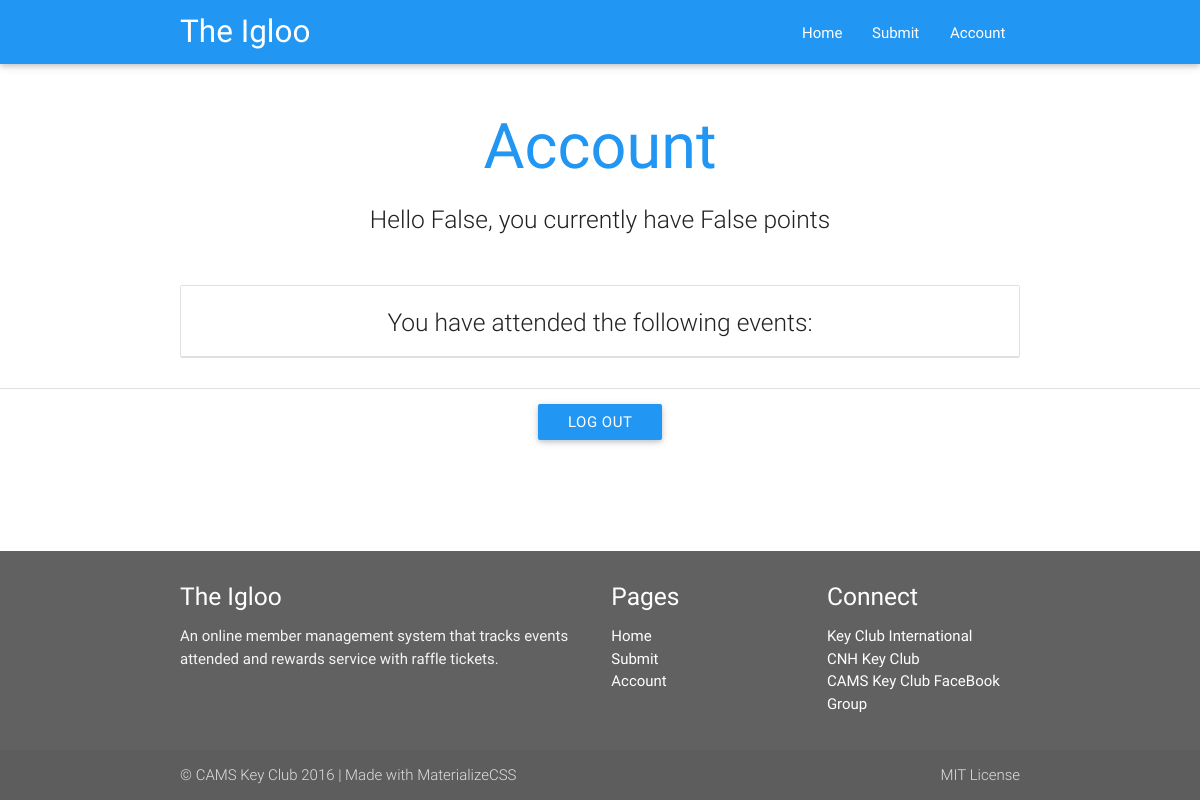
Before: /account/ (signed in) with the older database file.
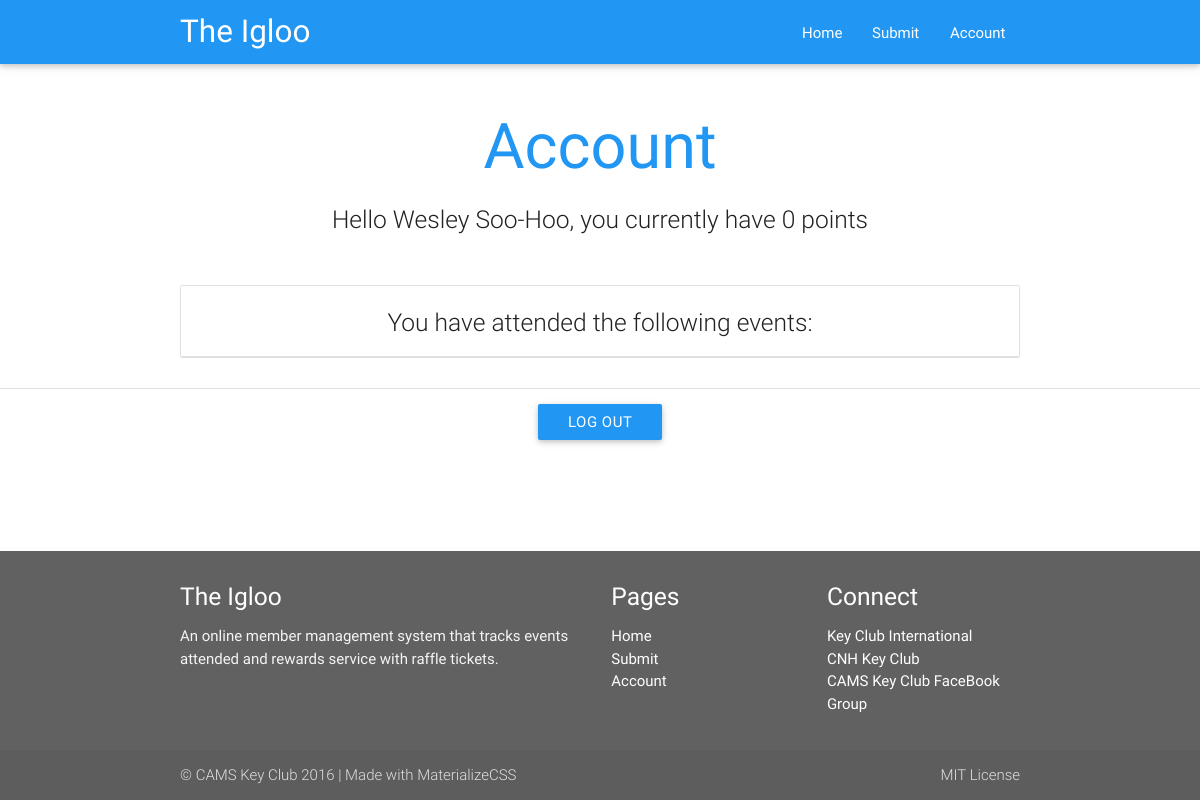
After: the same page with the newer database file.
### api/models.py (models this page shows)
class user(models.Model):
	id = models.AutoField(primary_key=True)
	username = models.CharField(max_length=50, unique=True)
	password = models.TextField()
	name = models.CharField(max_length=50, unique=True)
	email = models.EmailField()
	points = models.IntegerField()

### igloo/views.py (the view)
# urls.py: url(r'^account/$', views.account),
def account(request):
	return render(request, 'account.html', {'points': get_points(request), 'name': get_name(request), 'events': get_events(request)})

### api/stats.py (called while the page is built)
def get_points(request):
	try:
		return user.objects.get(id=request.session['userid']).points
	except:
		return False

def get_name(request):
	try:
		return user.objects.get(id=request.session['userid']).name
	except:
		return False

def get_events(request):
    attendances = []
    for i in attendance.objects.all():
        if i.user == request.session['userid']:
            attendances.append(i)
    events = []
    for i in attendances:
        events.append(event.objects.get(id=i.event))
    return events

### igloo/templates/account.html (shortened to what this page needs)
{% extends "base.html" %}
{% load staticfiles %}
{% block main %}
    <main>
    	<div class="no-pad-bot section" id="index-banner">
    		<div class="container">
    			<h1 class="header center blue-text">Account</h1>
    			<div class="row center">
    				<h5 class="light">Hello {{ name }}, you currently have {{ points }} points</h5>
    			</div>
    		</div>
    	</div>
      <div class="container">
    		<div class="section center">
          <ul class="collection with-header">
            <li class="collection-header"><h5 class="light">You have attended the following events:</h5><li>
          </ul>
    		</div>
    	</div>
      <div class="divider"></div>
    	<div class="container">
    		<div class="section center">
      			<a id="logout" class="btn waves-effect waves-light blue">Log Out</a>
    		</div>
    	</div>
    </main>
{% endblock %}

### igloo/templates/base.html (shortened to what this page needs)
<!DOCTYPE html>
<html lang="en">
	{% load staticfiles %}
	<head>
		<link type="text/css" rel="stylesheet" href="{% static 'css/materialize.css' %}" />
		<link type="text/css" rel="stylesheet" href="{% static 'css/style.css' %}" />
		<link rel="stylesheet" href="{% static 'css/mdi.css' %}" />
	</head>
	<body>
		<header>
			<nav class="blue" role="navigation">
				<div class="container">
					<div class="nav-wrapper"><a id="logo-container" href="/" class="brand-logo hide-on-med-and-down">The Igloo</a>
						<ul class="right hide-on-med-and-down">
							<li><a class="waves-effect waves-light" href="/">Home</a></li>
							{% if "userid" in request.session %}
							<li><a class="waves-effect waves-light" href="/submit">Submit</a></li>
							<li><a class="waves-effect waves-light" href="/account">Account</a></li>
							{% else %}
							<li><a class="waves-effect waves-light" href="/login">Log in</a></li>
							<li><a class="waves-effect waves-light" href="/register">Register</a></li>
							{% endif %}
						</ul>
					</div>
				</div>
			</nav>
		</header>
		{% block main %}{% endblock %}
		<footer class="grey darken-2 page-footer">
			<div class="container">
				<div class="row">
					<div class="col m6 s12">
						<h5 class="white-text">The Igloo</h5>
						<p class="grey-text text-lighten-4">An online member management system that tracks events attended and rewards service with raffle tickets.</p>
					</div>
					<div class="col m3 s12">
						<h5 class="white-text">Pages</h5>
						<ul>
							<li><a class="white-text" href="/">Home</a></li>
							{% if "userid" in request.session %}
							<li><a class="white-text" href="/submit">Submit</a></li>
							<li><a class="white-text" href="/account">Account</a></li>
							{% else %}
							<li><a class="white-text" href="/login">Log in</a></li>
							<li><a class="white-text" href="/register">Register</a></li>
							{% endif %}
						</ul>
					</div>
					<div class="col m3 s12">
						<h5 class="white-text">Connect</h5>
						<ul>
              <li><a class="white-text" href="http://keyclub.org">Key Club International</a></li>
              <li><a class="white-text" href="http://cnhkeyclub.org">CNH Key Club</a></li>
              <li><a class="white-text" href="https://www.facebook.com/groups/197028903695590/">CAMS Key Club FaceBook Group</a></li>
						</ul>
					</div>
				</div>
			</div>
			<div class="footer-copyright">
				<div class="container">
					&copy; CAMS Key Club 2016 | Made with <a class="grey-text text-lighten-2" href="http://materializecss.com/" target="_blank">MaterializeCSS</a>
					<a class="grey-text text-lighten-2 right modal-trigger" href="#license">MIT License</a>
				</div>
			</div>
		</footer>
	</body>
</html>

### igloo/static/css/style.css (style rules this page uses)
main { flex: 1 0 auto; }
body { display: flex; min-height: 100vh; flex-direction: column; }
footer { width: 100%; height: 10%; bottom: 0px; }
#logo-container { height: 80px; margin-bottom: 32px; }

Changed rows visible on the page:
added user: name "Wesley Soo-Hoo"
Other visible differences:
{{ points }}: "False" → "0"
{{ name }}: "False" → (not shown)
